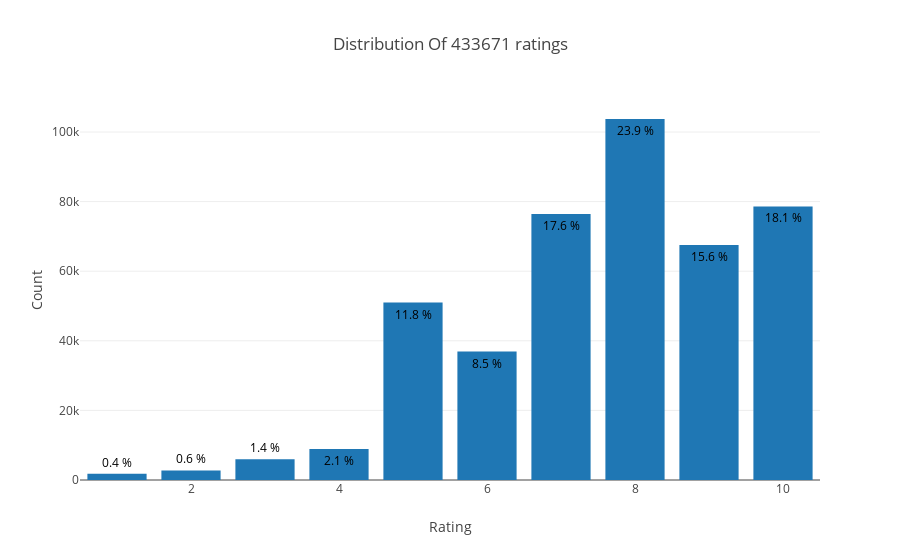

Notebook code cell kept with this figure:
### Code cell
data = df['bookRating'].value_counts().sort_index(ascending=False)
trace = go.Bar(x = data.index,
               text = ['{:.1f} %'.format(val) for val in (data.values / df.shape[0] * 100)],
               textposition = 'auto',
               textfont = dict(color = '#000000'),
               y = data.values,
               )
# Create layout
layout = dict(title = 'Distribution Of {} ratings'.format(df.shape[0]),
              xaxis = dict(title = 'Rating'),
              yaxis = dict(title = 'Count'))
# Create plot
fig = go.Figure(data=[trace], layout=layout)
iplot(fig)

### Figure 1 — Plotly figure (JSON) as saved in the notebook; plotly's stock layout.template omitted (floating-point values rounded to 4 significant figures)
{"data": [{"text": ["18.1 %", "15.6 %", "23.9 %", "17.6 %", "8.5 %", "11.8 %", "2.1 %", "1.4 %", "0.6 %", "0.4 %"], "textfont": {"color": "#000000"}, "textposition": "auto", "type": "bar", "uid": "6ebeb196-8ac3-46f7-8e2f-f6b0f02f2a5a", "x": [10, 9, 8, 7, 6, 5, 4, 3, 2, 1], "y": [78610, 67541, 103736, 76457, 36924, 50974, 8904, 5996, 2759, 1770]}], "layout": {"title": {"text": "Distribution Of 433671 ratings"}, "xaxis": {"title": {"text": "Rating"}}, "yaxis": {"title": {"text": "Count"}}}}
